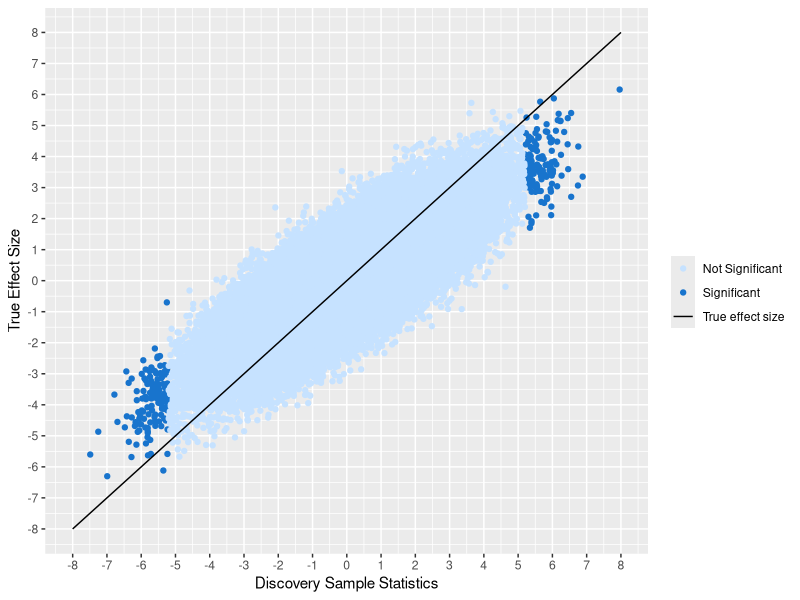
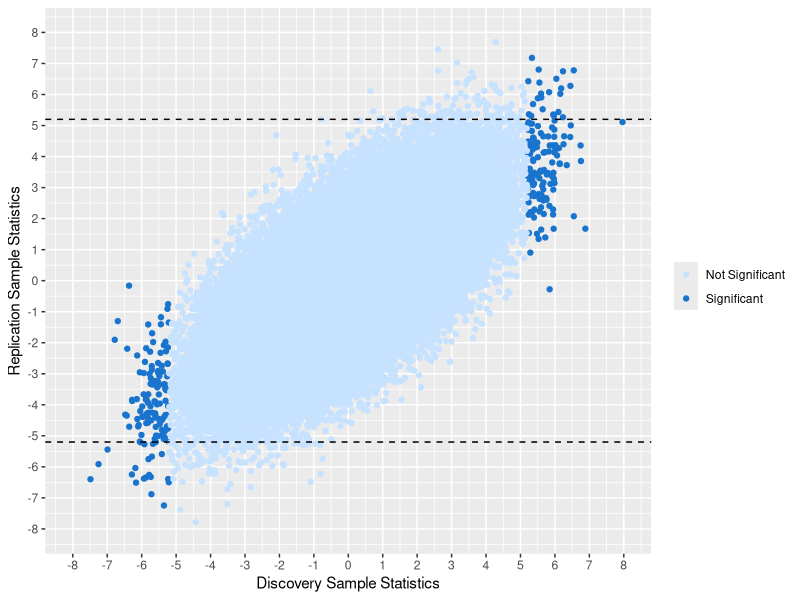
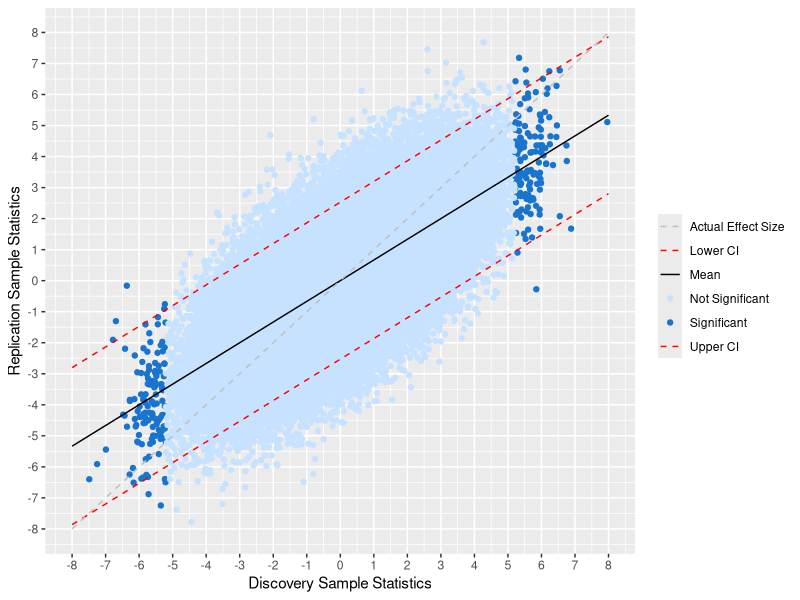
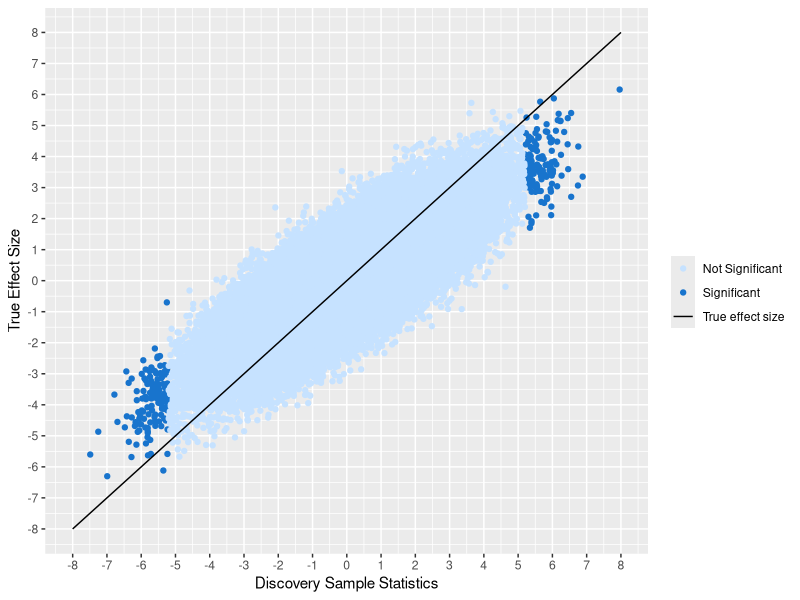
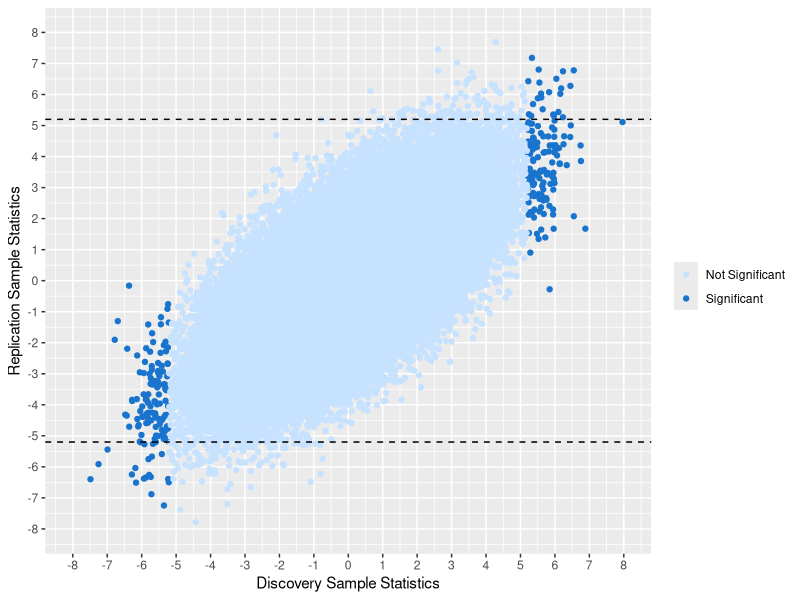
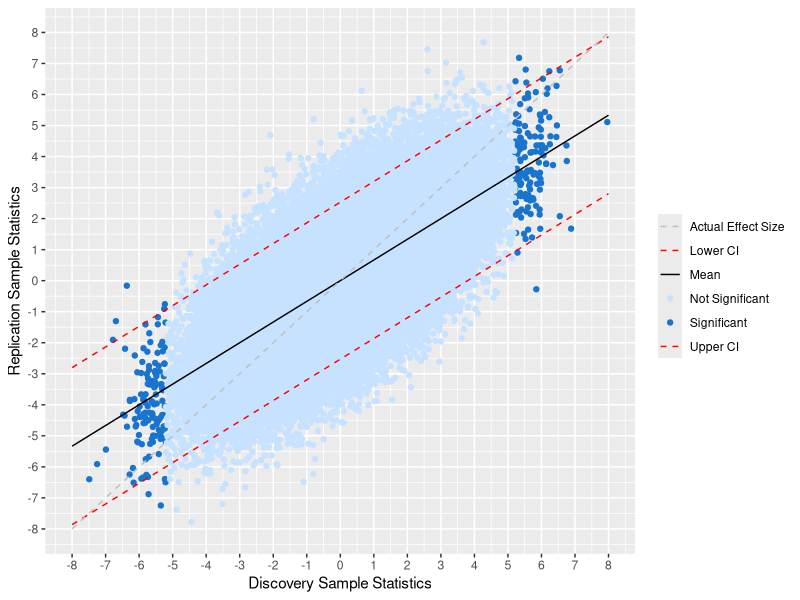

Recreate these plots in R, in order.
library(tidyverse)
library(MASS)
library(ggplot2)
library(dplyr)
library(plyr)
library(reshape2)

sigma<-sqrt(2)
M<-100000
sampleSize=10000
lambda <- rnorm(n=M, mean=0, sd=sigma)

results<-matrix(nrow=M, ncol=3)

#mean
calculate_mean<-function(s1){
  sd_S1<-sqrt(1*sigma^2+1)
  sd_S2<-sqrt(1*sigma^2+1)
  mean<-(sqrt(1)*sqrt(1)*sigma^2*s1)/(sd_S1^2)
}

calculate_upperCI<-function(s1){
  sampleS1<-1
  sampleS2<-1
  sd_S1<-sqrt(sampleS1*sigma^2+1)
  sd_S2<-sqrt(sampleS2*sigma^2+1)
  mean<-(sqrt(sampleS1)*sqrt(sampleS2)*sigma^2*s1)/(sd_S1^2)
  var2<-1+((sampleS2*sigma^2)/(sd_S1)^2)
  error <- qnorm(0.975)*sqrt(var2)
  mean+error
}

calculate_lowerCI<-function(s1){
  sampleS1<-1
  sampleS2<-1
  sd_S1<-sqrt(sampleS1*sigma^2+1)
  sd_S2<-sqrt(sampleS2*sigma^2+1)
  mean<-(sqrt(sampleS1)*sqrt(sampleS2)*sigma^2*s1)/(sd_S1^2)
  var2<-1+((sampleS2*sigma^2)/(sd_S1)^2)
  error <- qnorm(0.975)*sqrt(var2)
  return(mean-error)
}

for(i in 1:M){
  results[i,1] = lambda[i]
  results[i,c(2,3)] <- rnorm(n=2,mean=lambda[i],sd=1)
}

results.data=as.data.frame(results)
colnames(results.data)=c("lambda", "s1", "s2")

true_lambda <- function(lambda){
  return(lambda)
}

s1VSlambda<-ggplot()+
  geom_point(data = filter(results.data,s1>5.2 | s1<(-5.2)),mapping = aes(x = s1, y = lambda,color="Significant"))+
  geom_point(data = filter(results.data,s1<5.2 & s1>(-5.2)),mapping = aes(x = s1, y = lambda,color="Not Significant"))+
  scale_y_continuous(breaks=seq(-8, 8, 1), limits=c(-8,8))+
  scale_x_continuous(breaks=seq(-8, 8, 1), limits=c(-8, 8))+
  xlab("Discovery Sample Statistics")+ylab("True Effect Size")+
  labs(colour="Legend")+
  stat_function(fun=true_lambda,geom="line",aes(color="True effect size"))+
  scale_colour_manual(name='',values=c("Significant"="dodgerblue3","Not Significant"="slategray1","True effect size"="black"))
s1VSlambda
ggsave(filename="figure1.jpg")

s1VSs2_4<-ggplot() +
  geom_point(data = filter(results.data, s1>5.2 | s1<(-5.2)), mapping = aes(x=s1, y = s2, color = "Significant"))+
  geom_point(data = filter(results.data, s1<5.2 & s1>(-5.2)), mapping = aes(x=s1, y = s2, color="Not Significant"))+
  geom_hline(yintercept=5.2, linetype="dashed", color = "black")+
  scale_y_continuous(breaks=seq(-8, 8, 1), limits=c(-8,8))+
  scale_x_continuous(breaks=seq(-8, 8, 1), limits=c(-8, 8))+
  geom_hline(yintercept=-5.2, linetype="dashed", color = "black")+
  xlab("Discovery Sample Statistics")+ylab("Replication Sample Statistics")+
  theme(legend.position = "right")+
  scale_color_manual(name = element_blank(), # or name = element_blank()
                     values = c("Not Significant"="slategray1", "Significant"="dodgerblue3"))
s1VSs2_4
ggsave(filename="figure2.jpg")

figure3<-ggplot() +
  geom_point(data = filter(results.data, s1>5.2 | s1<(-5.2)), mapping = aes(x=s1, y = s2, color = "Significant"))+
  geom_point(data = filter(results.data, s1<5.2 & s1>(-5.2)), mapping = aes(x=s1, y = s2, color="Not Significant"))+
  scale_y_continuous(breaks=seq(-8, 8, 1), limits=c(-8,8))+
  scale_x_continuous(breaks=seq(-8, 8, 1), limits=c(-8,8))+
  xlab("Discovery Sample Statistics")+ylab("Replication Sample Statistics")+
  stat_function(fun=calculate_mean, aes(color="Mean"))+
  stat_function(fun=calculate_lowerCI, linetype = 2, aes(color="Lower CI"))+
  stat_function(fun=calculate_upperCI,linetype = 2, aes(color="Upper CI"))+
  stat_function(fun=true_lambda,linetype = 2, aes(color="Actual Effect Size"))+
  theme(legend.position = "right")+
  scale_color_manual(name = element_blank(), # or name = element_blank()
                     values = c("Not Significant"="slategray1", "Significant"="dodgerblue3", "Mean"="black", "Upper CI"="red", "Lower CI"="red","Actual Effect Size"="gray"))
figure3
ggsave(filename="figure3.jpg")